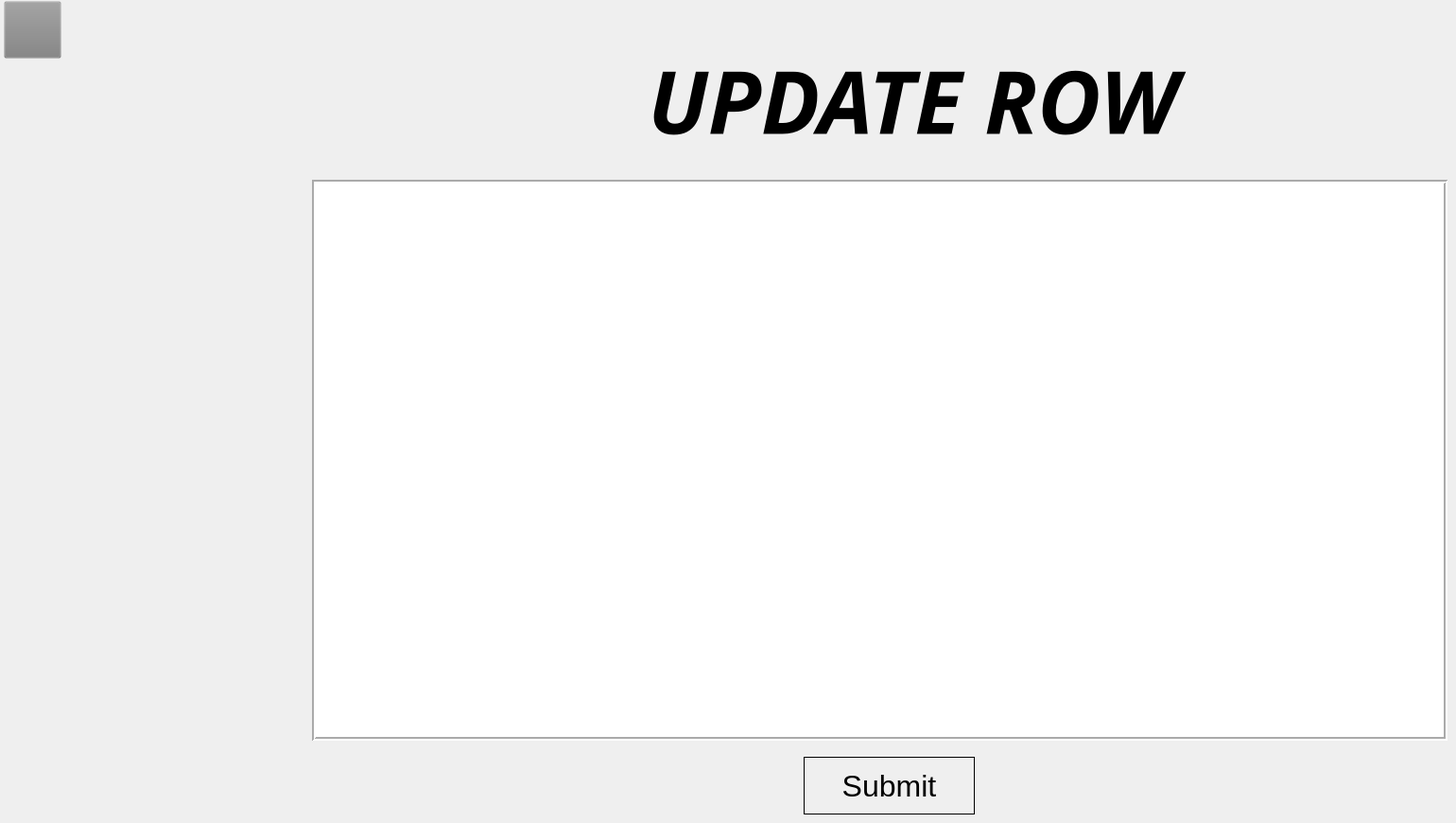
    <widget class="QWidget" name="UPDATEpage_view_table">
     <widget class="QPushButton" name="update_select_row_submitbutton">
      <property name="geometry">
       <rect>
        <x>850</x>
        <y>800</y>
        <width>181</width>
        <height>61</height>
       </rect>
      </property>
      <property name="font">
       <font>
        <pointsize>24</pointsize>
       </font>
      </property>
      <property name="styleSheet">
       <string notr="true">border:1px solid black;</string>
      </property>
      <property name="text">
       <string>Submit</string>
      </property>
     </widget>
     <widget class="QLabel" name="label_153">
      <property name="geometry">
       <rect>
        <x>520</x>
        <y>30</y>
        <width>891</width>
        <height>151</height>
       </rect>
      </property>
      <property name="font">
       <font>
        <family>JasmineUPC</family>
        <pointsize>69</pointsize>
        <weight>75</weight>
        <italic>true</italic>
        <bold>true</bold>
       </font>
      </property>
      <property name="styleSheet">
       <string notr="true">background-color: rgb(128, 128, 128, 0.001);</string>
      </property>
      <property name="text">
       <string>UPDATE ROW</string>
      </property>
      <property name="alignment">
       <set>Qt::AlignCenter</set>
      </property>
     </widget>
     <widget class="QPushButton" name="update_select_row_backbutton">
      <property name="geometry">
       <rect>
        <x>4</x>
        <y>1</y>
        <width>61</width>
        <height>61</height>
       </rect>
      </property>
      <property name="styleSheet">
       <string notr="true">background-color: rgb(128, 128, 128, 0.01);
border-image: url(:/back-button.png);</string>
      </property>
      <property name="text">
       <string/>
      </property>
     </widget>
     <widget class="QTableWidget" name="update_tableWidget">
      <property name="geometry">
       <rect>
        <x>330</x>
        <y>190</y>
        <width>1201</width>
        <height>593</height>
       </rect>
      </property>
      <property name="font">
       <font>
        <pointsize>16</pointsize>
       </font>
      </property>
      <property name="styleSheet">
       <string notr="true">background-color:white</string>
      </property>
      <property name="frameShape">
       <enum>QFrame::Box</enum>
      </property>
      <property name="frameShadow">
       <enum>QFrame::Sunken</enum>
      </property>
      <property name="lineWidth">
       <number>2</number>
      </property>
      <property name="midLineWidth">
       <number>0</number>
      </property>
      <property name="verticalScrollBarPolicy">
       <enum>Qt::ScrollBarAsNeeded</enum>
      </property>
      <property name="horizontalScrollBarPolicy">
       <enum>Qt::ScrollBarAsNeeded</enum>
      </property>
      <property name="sizeAdjustPolicy">
       <enum>QAbstractScrollArea::AdjustToContents</enum>
      </property>
      <property name="editTriggers">
       <set>QAbstractItemView::NoEditTriggers</set>
      </property>
      <property name="verticalScrollMode">
       <enum>QAbstractItemView::ScrollPerPixel</enum>
      </property>
      <property name="horizontalScrollMode">
       <enum>QAbstractItemView::ScrollPerPixel</enum>
      </property>
      <property name="showGrid">
       <bool>true</bool>
      </property>
      <property name="gridStyle">
       <enum>Qt::SolidLine</enum>
      </property>
      <property name="wordWrap">
       <bool>true</bool>
      </property>
      <property name="rowCount">
       <number>0</number>
      </property>
      <property name="columnCount">
       <number>0</number>
      </property>
      <attribute name="horizontalHeaderCascadingSectionResizes">
       <bool>false</bool>
      </attribute>
      <attribute name="horizontalHeaderDefaultSectionSize">
       <number>130</number>
      </attribute>
      <attribute name="horizontalHeaderHighlightSections">
       <bool>false</bool>
      </attribute>
      <attribute name="horizontalHeaderMinimumSectionSize">
       <number>100</number>
      </attribute>
      <attribute name="horizontalHeaderStretchLastSection">
       <bool>true</bool>
      </attribute>
      <attribute name="verticalHeaderVisible">
       <bool>false</bool>
      </attribute>
      <attribute name="verticalHeaderDefaultSectionSize">
       <number>80</number>
      </attribute>
      <attribute name="verticalHeaderHighlightSections">
       <bool>false</bool>
      </attribute>
      <attribute name="verticalHeaderMinimumSectionSize">
       <number>60</number>
      </attribute>
     </widget>
    </widget>
